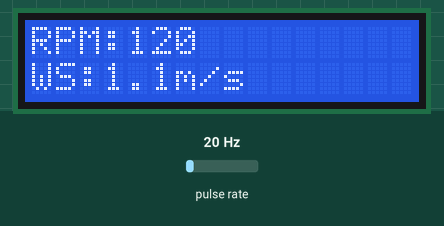
Bench run of a sketch on a simulated Arduino Uno, built with avr-gcc and run on an emulated ATmega328P. Shown: 16×2 character LCD. Wiring (inferred from the names in the program): pulse sensor: data pin 2. The inputs (shaded band) are chosen by the test bench; at power-on: pulse rate 20 Hz. What the sketch prints to the serial monitor is not drawn.

Above: at 1.8 s.
1.9 s: pulse rate (sensor on pin 2) set to 4 Hz
At 4.0 s:
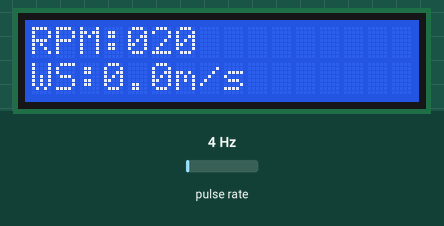
4.7 s: pulse rate (sensor on pin 2) set to 50 Hz
At 7.6 s:
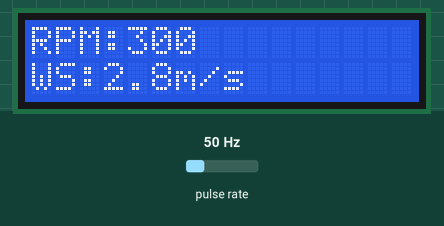
7.7 s: pulse rate (sensor on pin 2) set to 100 Hz
At 9.7 s:
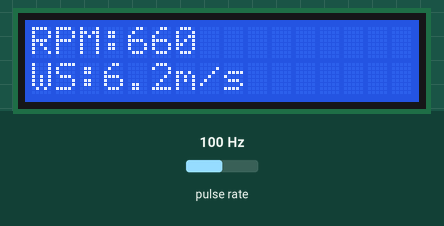
Timing chart, 0 to 11.2 s (numbered marks = the images above; inputs shaded):
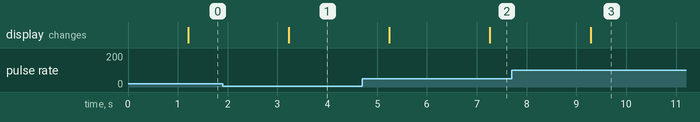

Measured:
- after the input at 1.9 s, the display: changes after 1.3 s (image 1)
- after the input at 4.7 s, the display: first changes after 0.54 s (image 2 shows a later state)
- after the input at 7.7 s, the display: changes after 1.6 s (image 3)

The sketch:

ANEMO.ino
```cpp
# define windPin 2
#include <Wire.h>
#include <LiquidCrystal_I2C.h>
LiquidCrystal_I2C lcd(0x27, 16, 2);
// Constants definitions
const float pi = 3.14159265; // pi number
int period = 1000; // Measurement period (miliseconds)
int delaytime = 1000; // Time between samples (miliseconds)
int radio = 90; // Distance from center windmill to outer cup (mm)
int jml_celah = 18; // jumlah celah sensor
// Variable definitions
unsigned int Sample = 0; // Sample number
unsigned int counter = 0; // B/W counter for sensor
unsigned int RPM = 0; // Revolutions per minute
float speedwind = 0; // Wind speed (m/s)
void setup()
{
// Set the pins
pinMode(2, INPUT);
digitalWrite(2, HIGH);
lcd.init();
lcd.backlight();

// sets the serial port to 9600
Serial.begin(9600);

// Splash screen
Serial.println("ANEMOMETER");
Serial.println("**********");
Serial.println("Based on depoinovasi anemometer sensor");
Serial.print("Sampling period: ");
Serial.print(period/1000);
Serial.print(" seconds every ");
Serial.print(delaytime/1000);
Serial.println(" seconds.");
Serial.println("** You could modify those values on code **");
Serial.println();
}

void loop()
{
Sample++;
Serial.print(Sample);
Serial.print(": Start measurement…");
windvelocity();
Serial.println(" finished.");
Serial.print("Counter: ");
Serial.print(counter);
Serial.print("; RPM: ");
RPMcalc();
Serial.print(RPM);
Serial.print("; Wind speed: ");
lcd.setCursor(0,0);
lcd.print("RPM:");
lcd.setCursor(4,0);
lcd.print(RPM);
WindSpeed();
lcd.setCursor(0,1);
lcd.print("WS:");
lcd.setCursor(3,1);
lcd.print(speedwind);
lcd.setCursor(6,1);
lcd.print("m/s");
Serial.print(speedwind);
Serial.print(" [m/s]");
Serial.println();
delay(1000);
}

//easure wind speed
void windvelocity()
{
speedwind = 0;
counter = 0;
attachInterrupt(0, addcount, CHANGE);
unsigned long millis();
long startTime = millis();
while(millis() < startTime + period) {}

detachInterrupt(1);
}

void RPMcalc()
{
RPM=((counter/jml_celah)*60)/(period/1000); // Calculate revolutions per minute (RPM)
}

void WindSpeed()
{
speedwind = ((2 * pi * radio * RPM)/60) / 1000; // Calculate wind speed on m/s
}

void addcount()
{
counter++;
}
```
